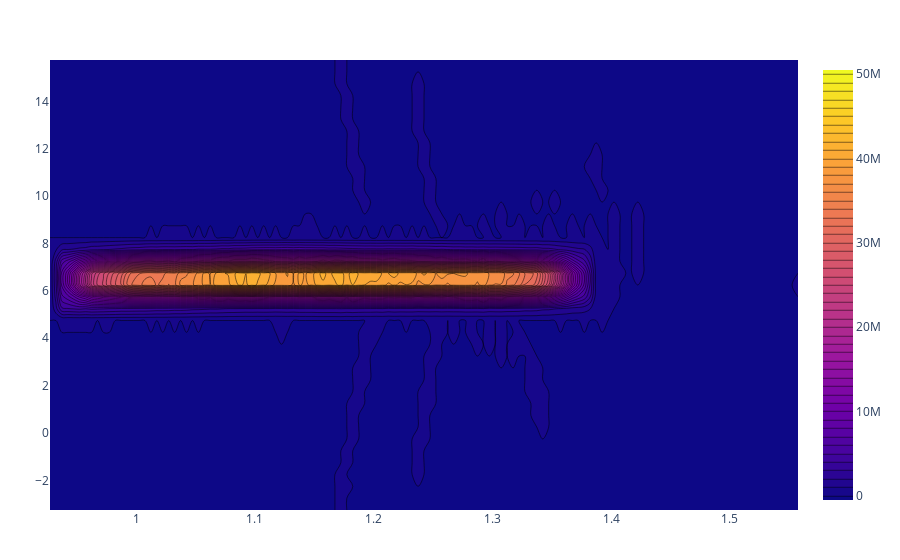

Notebook code for this chart:
### Code cell
PlotlyJS.plot(PlotlyJS.contour(x=λaxe,y=daxe,z=hflat.weights, contours_start=0, contours_end=50.5e6, contours_size=1e6))
